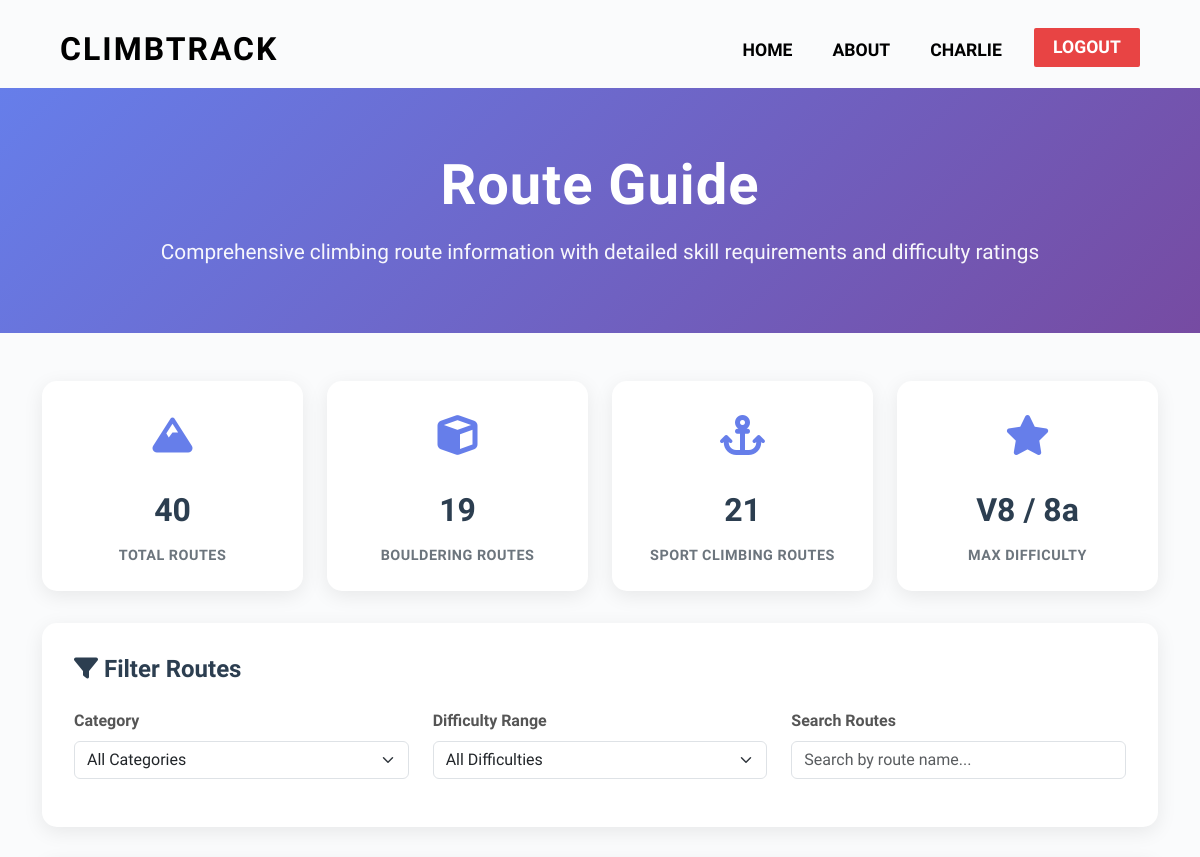
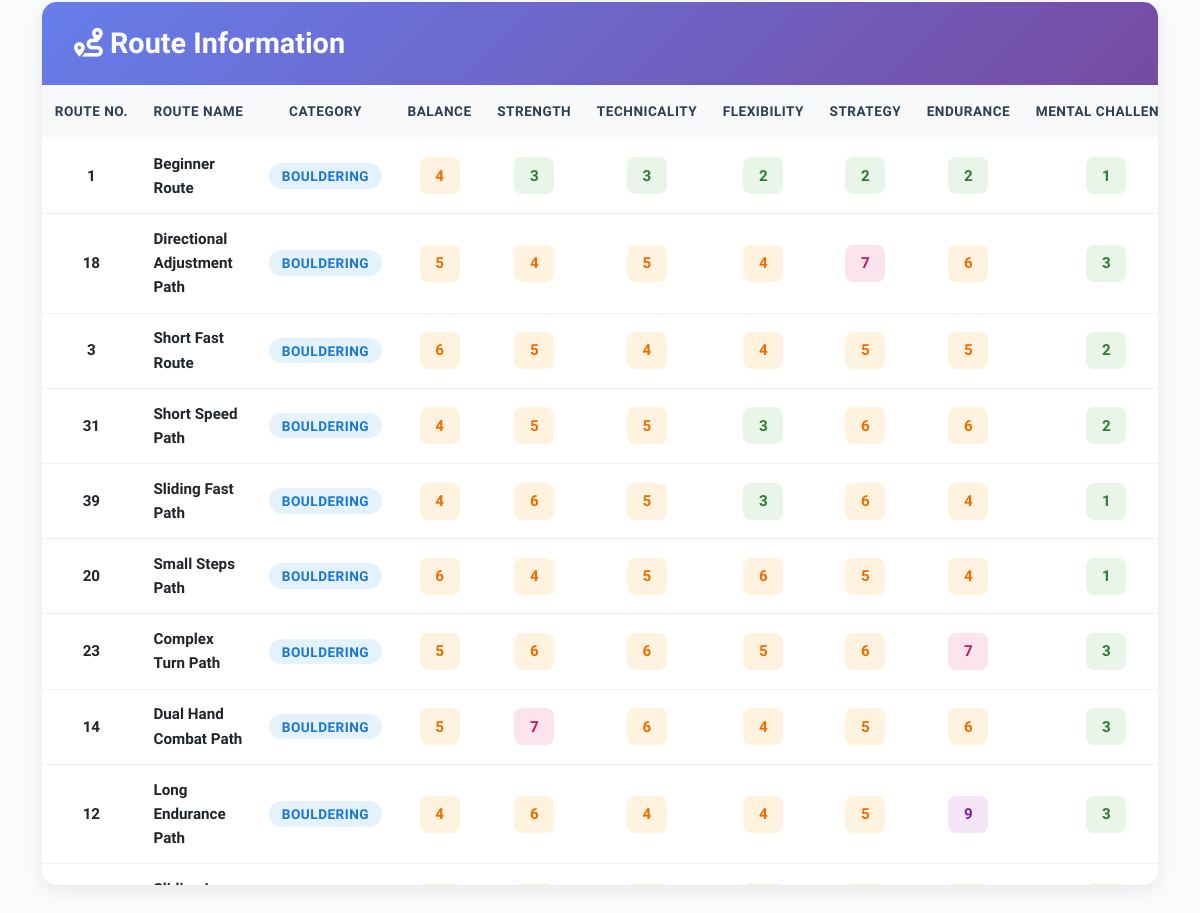
/routes (signed in), run on the app's committed database (2 pictures, top to bottom).
### tables this page shows
CREATE TABLE "routes" (
                id INTEGER PRIMARY KEY AUTOINCREMENT,
                name VARCHAR(200) NOT NULL,
                category VARCHAR(20) NOT NULL CHECK(category IN ('Bouldering', 'Sport Climbing')),
                balance INTEGER NOT NULL CHECK(balance >= 1 AND balance <= 10),
                strength INTEGER NOT NULL CHECK(strength >= 1 AND strength <= 10),
                technicality INTEGER NOT NULL CHECK(technicality >= 1 AND technicality <= 10),
                flexibility INTEGER NOT NULL CHECK(flexibility >= 1 AND flexibility <= 10),
                strategy INTEGER NOT NULL CHECK(strategy >= 1 AND strategy <= 10),
                endurance INTEGER NOT NULL CHECK(endurance >= 1 AND endurance <= 10),
                mental_challenge INTEGER NOT NULL CHECK(mental_challenge >= 1 AND mental_challenge <= 10),
                overall_difficulty VARCHAR(10) NOT NULL,
                description TEXT,
                image_filename VARCHAR(255),
                created_at TIMESTAMP DEFAULT CURRENT_TIMESTAMP,
                updated_at TIMESTAMP DEFAULT CURRENT_TIMESTAMP
            );

### app.py (the view)
@app.route('/routes')
def routes():
    routes_data = RouteService.get_all_routes()
    return render_template('routes.html', routes=routes_data)

### database/dao.py (called while the page is built)
    def get_all_sorted(self) -> List[Dict[str, Any]]:
        query = """
            SELECT * FROM routes
            ORDER BY category,
                     CASE category
                         WHEN 'Bouldering' THEN CAST(SUBSTR(overall_difficulty, 2) AS INTEGER)
                         ELSE overall_difficulty
                     END,
                     name
        """
        results = self.db.execute_query(query)
        return [dict(row) for row in results]

### database/db_manager.py (called while the page is built)
    def get_connection(self) -> sqlite3.Connection:
        if not os.path.exists(self.db_path):
            raise FileNotFoundError(f"数据库文件不存在: {self.db_path}")
        conn = sqlite3.connect(self.db_path)
        conn.row_factory = sqlite3.Row
        return conn

    @contextmanager
    def get_cursor(self, transaction: bool = False):
        conn = self.get_connection()
        cursor = conn.cursor()
        try:
            yield cursor
            if transaction:
                conn.commit()
        except Exception as e:
            if transaction:
                conn.rollback()
            raise e
        finally:
            conn.close()

    def execute_query(self, query: str, params: tuple = (), fetch_one: bool = False, fetch_all: bool = True) -> Any:
        with self.get_cursor() as cursor:
            cursor.execute(query, params)
            if fetch_one:
                return cursor.fetchone()
            elif fetch_all:
                return cursor.fetchall()
            else:
                return cursor.rowcount

### database/services.py (called while the page is built)
    @staticmethod
    def get_all_routes() -> List[Dict[str, Any]]:
        return route_dao.get_all_sorted()

### templates/routes.html (shortened to what this page needs)
<!DOCTYPE html>
<html lang="en">
<head>
    <link href="https://cdn.jsdelivr.net/npm/bootstrap@5.3.0/dist/css/bootstrap.min.css" rel="stylesheet">
    <link href="https://cdnjs.cloudflare.com/ajax/libs/font-awesome/6.0.0/css/all.min.css" rel="stylesheet">
</head>
<body>
    <nav class="navbar navbar-expand-lg navbar-custom">
        <div class="container-fluid">
            <a class="navbar-brand" href="/">ClimbTrack</a>
            <div class="collapse navbar-collapse justify-content-end">
                <ul class="navbar-nav mb-2 mb-lg-0">
                    <li class="nav-item"><a class="nav-link" href="/">Home</a></li>
                    <li class="nav-item"><a class="nav-link" href="{{ url_for('about') }}">About</a></li>
                    {% if session.get('user') %}
                        <li class="nav-item"><a class="nav-link" href="{{ url_for('profile') }}">{{ session['user'] }}</a></li>
                        <li class="nav-item"><a class="btn btn-login" href="{{ url_for('logout') }}">Logout</a></li>
                    {% else %}
                        <li class="nav-item"><a class="btn btn-login" href="{{ url_for('login') }}">Login</a></li>
                    {% endif %}
                </ul>
            </div>
        </div>
    </nav>
    <section class="hero-section">
        <div class="container">
            <h1 class="hero-title">Route Guide</h1>
            <p class="hero-subtitle">Comprehensive climbing route information with detailed skill requirements and difficulty ratings</p>
        </div>
    </section>
    <section class="content-section">
        <div class="container">
            <div class="stats-summary">
                <div class="stat-card">
                    <div class="stat-icon"><i class="fas fa-mountain"></i></div>
                    <div class="stat-number">{{ routes|length }}</div>
                    <div class="stat-label">Total Routes</div>
                </div>
                <div class="stat-card">
                    <div class="stat-icon"><i class="fas fa-cube"></i></div>
                    <div class="stat-number">{{ routes|selectattr('category', 'equalto', 'Bouldering')|list|length }}</div>
                    <div class="stat-label">Bouldering Routes</div>
                </div>
                <div class="stat-card">
                    <div class="stat-icon"><i class="fas fa-anchor"></i></div>
                    <div class="stat-number">{{ routes|selectattr('category', 'equalto', 'Sport Climbing')|list|length }}</div>
                    <div class="stat-label">Sport Climbing Routes</div>
                </div>
                <div class="stat-card">
                    <div class="stat-icon"><i class="fas fa-star"></i></div>
                    <div class="stat-number">
                        {% set v_grades = routes|selectattr('category', 'equalto', 'Bouldering')|map(attribute='overall_difficulty')|list %}
                        {% set sport_grades = routes|selectattr('category', 'equalto', 'Sport Climbing')|map(attribute='overall_difficulty')|list %}
                        {% if v_grades and sport_grades %}
                            {{ v_grades|max }} / {{ sport_grades|max }}
                        {% elif v_grades %}
                            {{ v_grades|max }}
                        {% elif sport_grades %}
                            {{ sport_grades|max }}
                        {% else %}
                            N/A
                        {% endif %}
                    </div>
                    <div class="stat-label">Max Difficulty</div>
                </div>
            </div>
            <div class="filter-controls">
                <h4 class="filter-title"><i class="fas fa-filter"></i> Filter Routes</h4>
                <div class="row">
                    <div class="col-md-4">
                        <div class="filter-group">
                            <label for="categoryFilter">Category</label>
                            <select class="form-select" id="categoryFilter">
                                <option value="">All Categories</option>
                            </select>
                        </div>
                    </div>
                    <div class="col-md-4">
                        <div class="filter-group">
                            <label for="difficultyFilter">Difficulty Range</label>
                            <select class="form-select" id="difficultyFilter">
                                <option value="">All Difficulties</option>
                            </select>
                        </div>
                    </div>
                    <div class="col-md-4">
                        <div class="filter-group">
                            <label for="searchFilter">Search Routes</label>
                            <input type="text" class="form-control" id="searchFilter" placeholder="Search by route name...">
                        </div>
                    </div>
                </div>
            </div>
            <div class="routes-table-container">
                <div class="table-header">
                    <h3><i class="fas fa-route"></i> Route Information</h3>
                </div>
                <div class="table-responsive">
                    <table class="table routes-table" id="routesTable">
                        <thead>
                            <tr>
                                <th>Route No.</th>
                                <th>Route Name</th>
                                <th>Category</th>
                                <th>Balance</th>
                                <th>Strength</th>
                                <th>Technicality</th>
                                <th>Flexibility</th>
                                <th>Strategy</th>
                                <th>Endurance</th>
                                <th>Mental Challenge</th>
                            </tr>
                        </thead>
                        <tbody>
                            {% for route in routes %}
                            <tr class="route-row"
                                data-category="{{ route.category }}"
                                data-difficulty="{{ route.overall_difficulty }}"
                                data-name="{{ route.name.lower() }}">
                                <td><strong>{{ route.id }}</strong></td>
                                <td class="route-name">{{ route.name }}</td>
                                <td>
                                    <span class="route-category {% if route.category == 'Bouldering' %}category-bouldering{% else %}category-sport{% endif %}">
                                        {{ route.category }}
                                    </span>
                                </td>
                                <td><span class="difficulty-score difficulty-{{
                                    '1-3' if route.balance <= 3 else
                                    '4-6' if route.balance <= 6 else
                                    '7-8' if route.balance <= 8 else
                                    '9-10' }}">{{ route.balance }}</span></td>
                                <td><span class="difficulty-score difficulty-{{
                                    '1-3' if route.strength <= 3 else
                                    '4-6' if route.strength <= 6 else
                                    '7-8' if route.strength <= 8 else
                                    '9-10' }}">{{ route.strength }}</span></td>
                                <td><span class="difficulty-score difficulty-{{
                                    '1-3' if route.technicality <= 3 else
                                    '4-6' if route.technicality <= 6 else
                                    '7-8' if route.technicality <= 8 else
                                    '9-10' }}">{{ route.technicality }}</span></td>
                                <td><span class="difficulty-score difficulty-{{
                                    '1-3' if route.flexibility <= 3 else
                                    '4-6' if route.flexibility <= 6 else
                                    '7-8' if route.flexibility <= 8 else
                                    '9-10' }}">{{ route.flexibility }}</span></td>
                                <td><span class="difficulty-score difficulty-{{
                                    '1-3' if route.strategy <= 3 else
                                    '4-6' if route.strategy <= 6 else
                                    '7-8' if route.strategy <= 8 else
                                    '9-10' }}">{{ route.strategy }}</span></td>
                                <td><span class="difficulty-score difficulty-{{
                                    '1-3' if route.endurance <= 3 else
                                    '4-6' if route.endurance <= 6 else
                                    '7-8' if route.endurance <= 8 else
                                    '9-10' }}">{{ route.endurance }}</span></td>
                                <td><span class="difficulty-score difficulty-{{
                                    '1-3' if route.mental_challenge <= 3 else
                                    '4-6' if route.mental_challenge <= 6 else
                                    '7-8' if route.mental_challenge <= 8 else
                                    '9-10' }}">{{ route.mental_challenge }}</span></td>
                            </tr>
                            {% endfor %}
                        </tbody>
                    </table>
                </div>
            </div>
        </div>
    </section>
</body>
</html>

### templates/routes.html (style rules this page uses)
body { font-family: 'Saira Condensed', Arial, sans-serif; background: #FAFBFC; line-height: 1.6; color: #2c3e50; }
.navbar-custom { background: transparent; padding: 1.2rem 3rem 0.5rem 3rem; }
.navbar-custom .navbar-brand { color: #000; font-size: 2rem; font-weight: 700; letter-spacing: 2px; text-transform: uppercase; }
.navbar-custom .nav-link { color: #000; font-size: 1.1rem; font-weight: 700; margin-right: 1.5rem; text-transform: uppercase; }
.navbar-custom .btn-login { background: #E84444; color: #fff; border: none; border-radius: 2px; padding: 0.4rem 1.2rem; font-weight: 700; text-transform: uppercase; font-size: 1.1rem; }
.hero-section { padding: 4rem 0 2rem 0; background: linear-gradient(135deg, #667eea 0%, #764ba2 100%); color: white; text-align: center; }
.hero-title { font-size: 3.5rem; font-weight: 700; margin-bottom: 1rem; letter-spacing: 1px; }
.hero-subtitle { font-size: 1.3rem; opacity: 0.95; font-weight: 400; margin-bottom: 2rem; }
.content-section { padding: 3rem 0; }
.filter-controls { background: white; border-radius: 15px; padding: 2rem; margin-bottom: 2rem; box-shadow: 0 5px 20px rgba(0,0,0,0.08); }
.filter-title { font-size: 1.5rem; font-weight: 700; color: #2c3e50; margin-bottom: 1.5rem; }
.filter-group { margin-bottom: 1rem; }
.filter-group label { font-weight: 600; color: #555; margin-bottom: 0.5rem; display: block; }
.routes-table-container { background: white; border-radius: 15px; padding: 0; box-shadow: 0 5px 20px rgba(0,0,0,0.08); overflow: hidden; }
.table-header { background: linear-gradient(135deg, #667eea 0%, #764ba2 100%); color: white; padding: 1.5rem 2rem; margin: 0; }
.table-header h3 { margin: 0; font-size: 1.8rem; font-weight: 700; }
.routes-table { margin: 0; font-size: 0.95rem; }
.routes-table thead th { background: #f8f9fa; border: none; padding: 1rem 0.8rem; font-weight: 700; color: #2c3e50; text-align: center; white-space: nowrap; font-size: 0.85rem; text-transform: uppercase; letter-spacing: 0.5px; position: sticky; top: 0; z-index: 10; }
.routes-table tbody td { padding: 0.8rem; border-bottom: 1px solid #f0f0f0; text-align: center; vertical-align: middle; }
.route-name { font-weight: 600; color: #2c3e50; text-align: left !important; max-width: 200px; }
.route-category { font-weight: 600; padding: 0.3rem 0.8rem; border-radius: 20px; font-size: 0.85rem; text-transform: uppercase; letter-spacing: 0.5px; }
.category-bouldering { background: #e3f2fd; color: #1976d2; }
.difficulty-score { font-weight: 600; padding: 0.4rem 0.6rem; border-radius: 8px; min-width: 40px; display: inline-block; }
.difficulty-1-3 { background: #e8f5e8; color: #2e7d32; }
.difficulty-4-6 { background: #fff3e0; color: #ef6c00; }
.difficulty-7-8 { background: #fce4ec; color: #c2185b; }
.difficulty-9-10 { background: #f3e5f5; color: #7b1fa2; }
.stats-summary { display: grid; grid-template-columns: repeat(auto-fit, minmax(200px, 1fr)); gap: 1.5rem; margin-bottom: 2rem; }
.stat-card { background: white; border-radius: 15px; padding: 1.5rem; text-align: center; box-shadow: 0 5px 20px rgba(0,0,0,0.08); transition: transform 0.3s ease; }
.stat-icon { font-size: 2.5rem; margin-bottom: 1rem; color: #667eea; }
.stat-number { font-size: 2rem; font-weight: 700; color: #2c3e50; margin-bottom: 0.5rem; }
.stat-label { color: #6c757d; font-weight: 600; text-transform: uppercase; letter-spacing: 0.5px; font-size: 0.9rem; }
.table-responsive { max-height: 800px; overflow-y: auto; }

### data on the page
routes: id "1", name "Beginner Route", category "BOULDERING", balance "4", strength "3", technicality "3", flexibility "2", strategy "2", endurance "2", mental_challenge "1"
routes: id "18", name "Directional Adjustment Path", category "BOULDERING", balance "5", strength "4", technicality "5", flexibility "4", strategy "7", endurance "6", mental_challenge "3"
routes: id "3", name "Short Fast Route", category "BOULDERING", balance "6", strength "5", technicality "4", flexibility "4", strategy "5", endurance "5", mental_challenge "2"
routes: id "31", name "Short Speed Path", category "BOULDERING", balance "4", strength "5", technicality "5", flexibility "3", strategy "6", endurance "6", mental_challenge "2"
routes: id "39", name "Sliding Fast Path", category "BOULDERING", balance "4", strength "6", technicality "5", flexibility "3", strategy "6", endurance "4", mental_challenge "1"
routes: id "20", name "Small Steps Path", category "BOULDERING", balance "6", strength "4", technicality "5", flexibility "6", strategy "5", endurance "4", mental_challenge "1"
routes: id "23", name "Complex Turn Path", category "BOULDERING", balance "5", strength "6", technicality "6", flexibility "5", strategy "6", endurance "7", mental_challenge "3"
routes: id "14", name "Dual Hand Combat Path", category "BOULDERING", balance "5", strength "7", technicality "6", flexibility "4", strategy "5", endurance "6", mental_challenge "3"
routes: id "12", name "Long Endurance Path", category "BOULDERING", balance "4", strength "6", technicality "4", flexibility "4", strategy "5", endurance "9", mental_challenge "3"

### other printed values
{{ session['user'] }} "CHARLIE"
{{ routes|length }} "40"
{{ routes|selectattr('category', 'equalto', 'Bouldering')|list|length }} "19"
{{ routes|selectattr('category', 'equalto', 'Sport Climbing')|list|length }} "21"
{{ v_grades|max }} "V8"
{{ sport_grades|max }} "8a"
